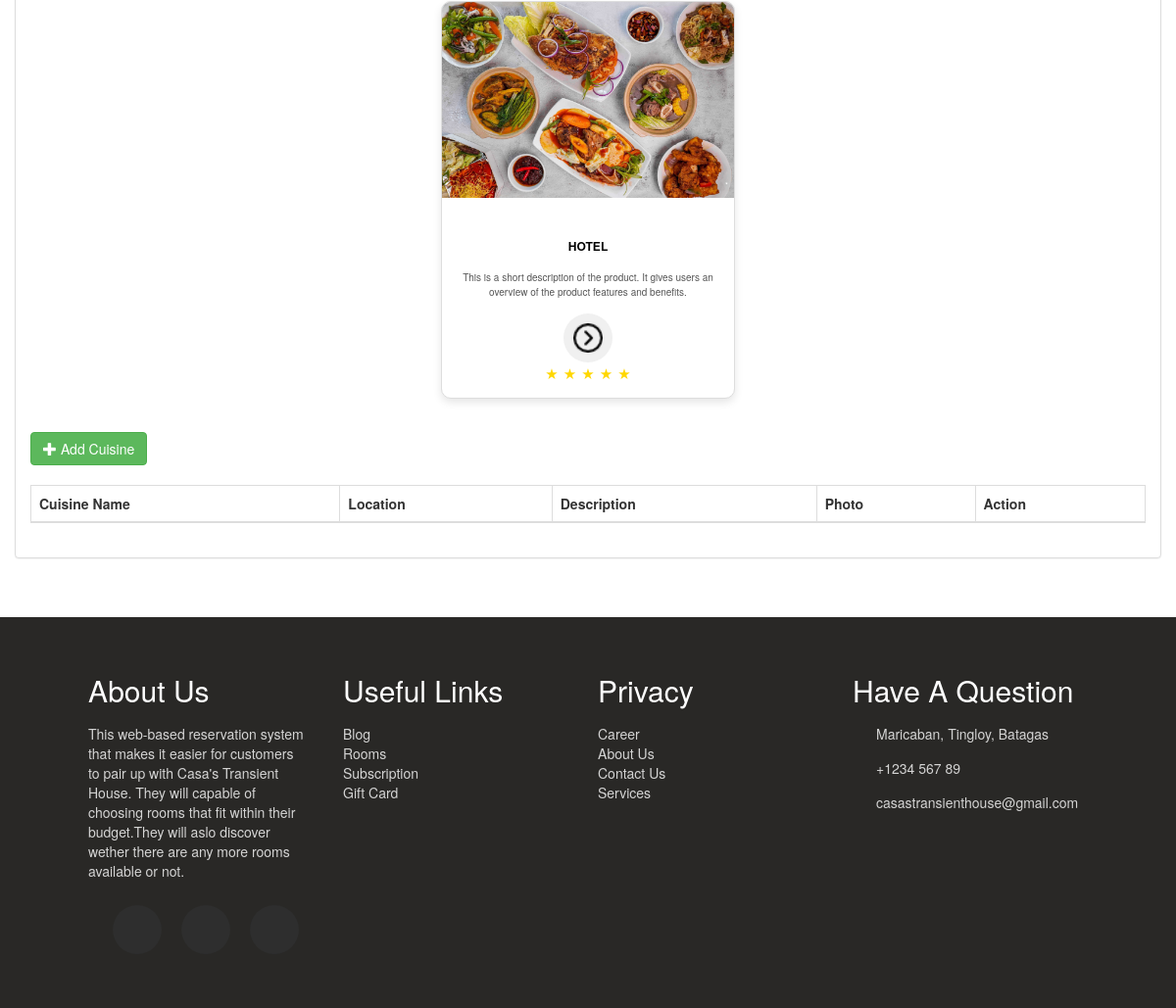
The app's page /admin/cuisine.php (signed in, lower part), older data.
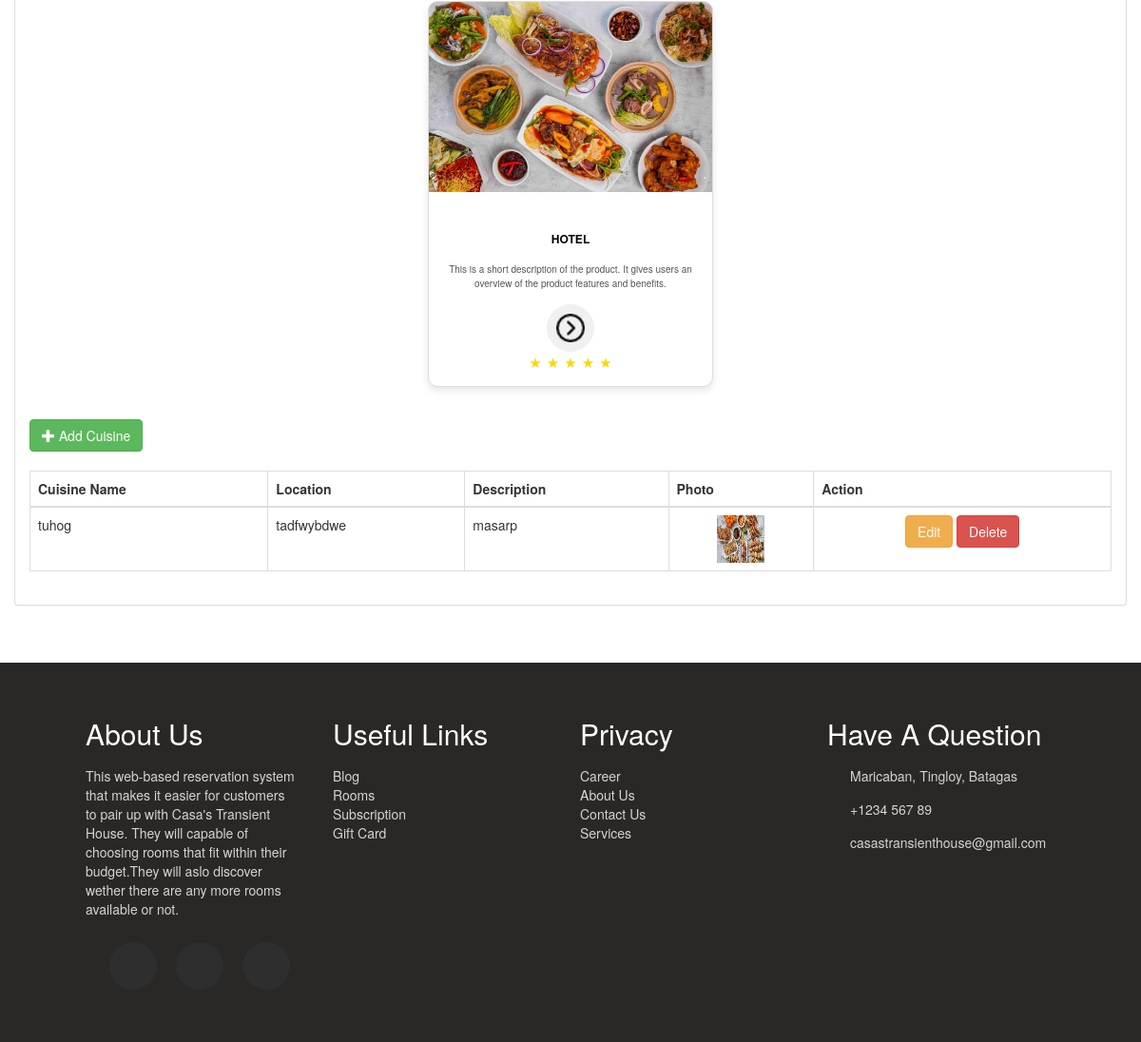
The same page, newer data.
### tables this page shows
CREATE TABLE `cuisine` (
  `cuisine_id` int(200) NOT NULL,
  `cuisine_name` varchar(200) NOT NULL,
  `descr` varchar(200) NOT NULL,
  `location` varchar(200) NOT NULL,
  `photo` varchar(200) NOT NULL
);

### admin/cuisine.php (the view, shortened to what this page needs)
<!DOCTYPE html>
<?php
	require '../admin_query/name.php';
?>
<html lang = "en">
	<head>
		<link rel = "stylesheet" type = "text/css" href = "../css/bootstrap.css " />
		<link rel = "stylesheet" type = "text/css" href = "../css/style.css" />
		<link rel="stylesheet"  type="text/css" href="../css/css_footer.css">
	</head>
<body>
	<br />
	<div class = "container-fluid">
		<div class = "panel panel-default">
			<div class = "panel-body">
        <a href="resort.php" style="text-decoration: none;">
		<div style="padding: 20px; text-align: center;">
        </a>
        <a href="cuisine.php" style="text-decoration: none;">
           <div style="display: inline-block; width: 300px; border: 1px solid #ddd; border-radius: 10px; overflow: hidden; box-shadow: 0 4px 8px rgba(0, 0, 0, 0.1); background-color: #fff; margin: 10px; transition: all 0.3s ease;"
                onmouseover="this.style.boxShadow='0 8px 16px rgba(0, 0, 0, 0.2)'; this.style.transform='scale(1.05)';"
                onmouseout="this.style.boxShadow='0 4px 8px rgba(0, 0, 0, 0.1)'; this.style.transform='scale(1)';">
                <img src="image/cuisine.jpg" alt="Product Image" style="width: 100%; height: 200px; object-fit: cover; transition: all 0.3s ease;"
                    onmouseover="this.style.transform='scale(1.1)';"
                    onmouseout="this.style.transform='scale(1)';">
                <div style="padding: 15px; text-align: center;">
                    <h3 style="font-size: 1.2rem; margin-bottom: 10px; font-weight: bold; color: black;">HOTEL</h3>
                    <p style="font-size: 1rem; color: #555; margin-bottom: 15px;">This is a short description of the product. It gives users an overview of the product features and benefits.</p>
                    <button onclick="window.location.href='cuisine.php'" style="border: none; background-color: #f0f0f0; padding: 10px; border-radius: 50%; cursor: pointer; transition: all 0.3s ease;"
                            onmouseover="this.style.backgroundColor='#ddd'; this.style.transform='scale(1.1)';"
                            onmouseout="this.style.backgroundColor='#f0f0f0'; this.style.transform='scale(1)';">
                        <img src="image/next.png" alt="Button Image" style="width: 30px; height: 30px;">
                    </button>
                    <div style="display: flex; justify-content: center; gap: 5px;">
                        <span style="font-size: 1.5rem; color: #FFD700;">★</span>
                        <span style="font-size: 1.5rem; color: #FFD700;">★</span>
                        <span style="font-size: 1.5rem; color: #FFD700;">★</span>
                        <span style="font-size: 1.5rem; color: #FFD700;">★</span>
                        <span style="font-size: 1.5rem; color: #FFD700;">★</span>
                    </div>
                </div>
                </div>
                </a>
</div>
				<a class = "btn btn-success" href = "add_cuisine.php"><i class = "glyphicon glyphicon-plus"></i> Add Cuisine</a>
				<br />
				<br />
				<table id = "table" class = "table table-bordered">
					<thead>
						<tr>
						    <th>Cuisine Name</th>
							<th>Location</th>
							<th>Description</th>
							<th>Photo</th>
							<th>Action</th>
						</tr>
					</thead>
					<tbody>
					<?php
						$query = $conn->query("SELECT * FROM `cuisine`") or die(mysqli_error());
						while($fetch = $query->fetch_array()){
					?>
						<tr>
					    	<td><?php echo $fetch['cuisine_name']?></td>
							<td><?php echo $fetch['location']?></td>
							<td><?php echo $fetch['descr']?></td>
							<td><center><img src = "../photo/<?php echo $fetch['photo']?>" height = "50" width = "50"/></center></td>
							<td><center><a class = "btn btn-warning" href = "edit_cuisine.php?cuisine_id=<?php echo $fetch['cuisine_id']?>"></i> Edit</a> <a class = "btn btn-danger" onclick = "confirmationDelete(this); return false;" href = "../admin_query/delete_cuisine.php?room_id=<?php echo $fetch['cuisine_id']?>"> Delete</a></center></td>
						</tr>
					<?php
						}
					?>
					</tbody>
				</table>
			</div>
		</div>
	<br />
	<br />
	<footer class = "footer">
            <div class = "footer-container">
                <div>
                    <h2>About Us </h2>
					<p>This web-based reservation system that makes it easier for customers to pair up with Casa's Transient House.
						They will capable of choosing rooms that fit within their budget.They will aslo discover wether there are any more rooms available or not.
					</p>
                    <ul class = "social-icons">
                        <li class = "flex">
                        </li>
                        <li class = "flex">
                        </li>
                        <li class = "flex">
                        </li>
                    </ul>
                </div>
                <div>
                    <h2>Useful Links</h2>
                    <a href = "#">Blog</a>
                    <a href = "#">Rooms</a>
                    <a href = "#">Subscription</a>
                    <a href = "#">Gift Card</a>
                </div>
                <div>
                    <h2>Privacy</h2>
                    <a href = "#">Career</a>
                    <a href = "#">About Us</a>
                    <a href = "#">Contact Us</a>
                    <a href = "#">Services</a>
                </div>
                <div>
                    <h2>Have A Question</h2>
                    <div class = "contact-item">
                        <span>
                             Maricaban, Tingloy, Batagas
                        </span>
                    </div>
                    <div class = "contact-item">
                        <span>
                            +1234 567 89
                        </span>
                    </div>
                    <div class = "contact-item">
                        <span>
                            casastransienthouse@gmail.com
                        </span>
                    </div>
                </div>
            </div>
        </footer>
</body>
</html>

### css/css_footer.css (style rules this page uses)
:root { --transition: all 0.7s ease; --yellow: #f9d342; --dark: #292826; }
html { scroll-behavior: smooth; }
.flex { display: flex; flex-direction: column; justify-content: center; align-items: center; }
h1, h2, h3, h4, h5, h6 { padding: 8px 0; }
.footer { background: var(--dark); color: #fff; text-align: center; }
.footer-container { width: 85vw; margin: 0 auto; padding: 30px 0; }
.footer-container p, .footer-container a, .footer-container span { opacity: 0.8; }
.footer a { display: block; color: #fff; text-decoration: none; }
.social-icons { list-style: none; display: flex; justify-content: center; padding: 15px 0; }
.social-icons li { margin: 0 10px; width: 50px; height: 50px; background: #2e2e2e; border-radius: 50%; transition: var(--transition); cursor: pointer; }
.contact-item span { display: block; }
@media (min-width: 900px) { .footer-container { display: grid; grid-template-columns: repeat(2, 1fr); grid-gap: 20px; } }
@media (min-width: 1170px) { .footer { text-align: left; } }
@media (min-width: 1170px) { .footer-container { grid-template-columns: repeat(4, 1fr); } }
@media (min-width: 1170px) { .footer-container div:nth-child(1) p { padding-right: 20px; } }
@media (min-width: 1170px) { .contact-item { display: grid; grid-template-columns: 10% 90%; margin-bottom: 15px; align-items: center; } }

Row changes from the older to the newer data that the page shows:
added cuisine: cuisine_name "tuhog", location "tadfwybdwe", descr "masarp", photo (picture)
